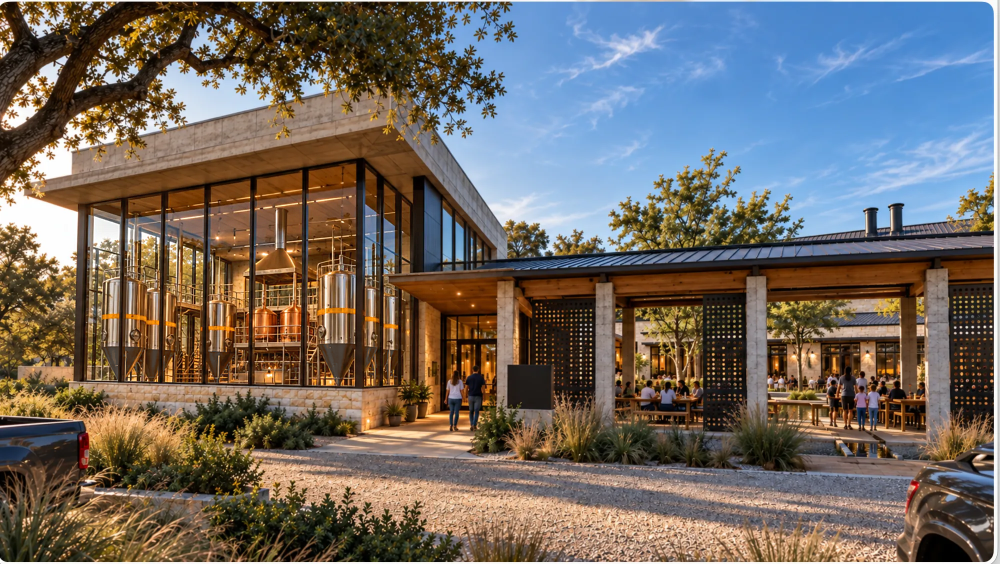
#> input picture visuals/generated/ARC-01-D.png, 2000 x 1128 px, found by its file name (shown at 1/2 size)
$ python composite_arc02b.py
#> lines starting #> are read from the running program, lines starting #| are printed output that depends on the picture; after the words box and inside, x2 and y2 are one past the last pixel; in counts of white or black regions, pixels touching at a corner belong together
#!/usr/bin/env python3
"""ARC-02-B: scripted composite (NOT a generated image). Source of the night exterior = ARC-02-A (pixel-identical outside the Tank Hall glass);
source of the Tank Hall geometry = ARC-01-D (canonical daytime hall), registered to ARC-02-A's frame and given a physically motivated
blue-hour/night grade (reflection removal, exposure/depth shaping, warm uplight at tank bases, sleeve/copper colour control).
Run from repo root: python3 visuals/tools/composite_arc02b.py   -> visuals/generated/ARC-02-B.png"""
import numpy as np, cv2
from PIL import Image
D=np.array(Image.open("visuals/generated/ARC-01-D.png").convert("RGB"))
#> D is the input picture: shape (1128, 2000, 3); mean R, G, B 113.3, 105.6, 99.2
A=np.array(Image.open("visuals/generated/ARC-02-A.webp").convert("RGB"))
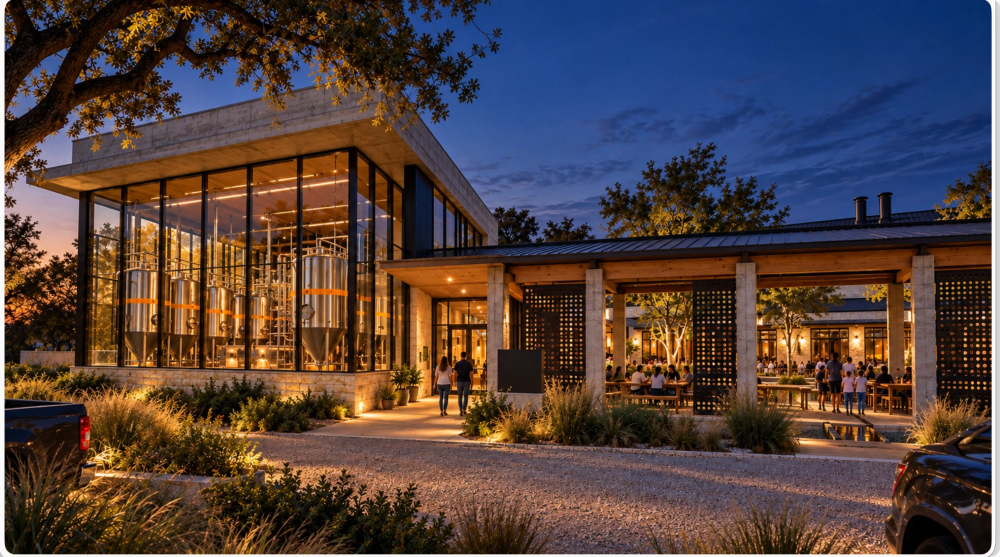
#> input picture visuals/generated/ARC-02-A.webp, 2000 x 1114 px, found by its file name (shown at 1/2 size)
#> A is the input picture: shape (1114, 2000, 3); mean R, G, B 82.2, 66, 63.2
H,W=A.shape[:2]
#> H = 1114; W = 2000
# ---- 1. registration (mullion-based fit): x' = 0.9734 x + 6.0 ; y' = 0.98 y - 16 ----
M=np.float32([[0.9734,0,6.0],[0,0.98,-16.0]])
Dw=cv2.warpAffine(D,M,(W,H),flags=cv2.INTER_LANCZOS4)
# glass interior mask (D coordinates: inside the outer frame), warped to A
gm=np.zeros(D.shape[:2],np.float32); gm[406:770,180:822]=1
gm=cv2.warpAffine(gm,M,(W,H),flags=cv2.INTER_LINEAR); gm=cv2.GaussianBlur(gm,(0,0),2.2)
x0,x1,y0,y1=130,900,340,800
f=Dw.astype(np.float32)/255.0
hsv=cv2.cvtColor(Dw,cv2.COLOR_RGB2HSV_FULL).astype(np.float32); Hh=hsv[...,0]*360/255; S=hsv[...,1]/255; V=hsv[...,2]/255
lum=0.2126*f[...,0]+0.7152*f[...,1]+0.0722*f[...,2]
# ---- 2. remove daylight reflections: foliage (green/yellow-green), sky (blue), golden foliage haze in the left panes ----
green=np.clip((S-0.20)/0.2,0,1)*((Hh>58)&(Hh<150)).astype(np.float32)
sky=np.clip((S-0.10)/0.2,0,1)*((Hh>180)&(Hh<260)).astype(np.float32)
xx=np.arange(W)[None,:].repeat(H,0).astype(np.float32); yy=np.arange(H)[:,None].repeat(W,1).astype(np.float32)
leftpanes=np.clip((700-xx)/120,0,1)*np.clip((640-yy)/60,0,1)       # tree reflections concentrate in the left/upper panes above the tank tops
gold=((Hh>26)&(Hh<62)&(S>0.22)&(V>0.30)).astype(np.float32)*leftpanes*0.95
cone_free=np.clip((700-yy)/25,0,1)                                    # never touch the cone/base zone
prot=1-np.clip((lum-0.78)/0.12,0,1)                                    # protect true light sources
refl=np.clip(1.3*green+1.3*sky+gold,0,1)*cone_free*prot; refl=cv2.GaussianBlur(refl,(0,0),1.2)
upper=np.clip((560-xx)/140,0,1)*np.clip((500-yy)/50,0,1)*prot*cone_free  # residual haze in the upper-left panes: pull toward dark interior
refl=np.clip(refl+0.55*upper*(S>0.18),0,1)
night_bg=np.stack([0.085+0*lum,0.062+0*lum,0.050+0*lum],2)*(0.6+0.8*lum[...,None])      # dim warm interior shadow
indigo=np.array([0.030,0.036,0.070],np.float32)[None,None,:]*(0.5+lum[...,None])           # faint indigo sky reflection
tint=np.where(sky[...,None]>0.25,indigo,night_bg)
f=f*(1-0.88*refl[...,None])+tint*(0.88*refl[...,None])
# ---- 3. night exposure: deepen shadows/mids, keep light-source and specular highlights ----
ev=-0.9
f=np.clip(f,0,1)**1.28
hi=np.clip((lum-0.55)/0.35,0,1)[...,None]
f=f*(2**ev*(1-hi)+1.0*hi)
# warm 2300K interior balance: push toward orange without yellow-green
r,g,b=f[...,0],f[...,1],f[...,2]
f=np.stack([r*1.04,g*0.97,b*0.82],2)
# ---- 4. depth: darker back wall / ceiling, brighter equipment zone ----
cx,cy=(500*0.9734+6),(640*0.98-16)
d=np.sqrt(((xx-cx)/380)**2+((yy-(cy-40))/230)**2); vig=np.clip(1.08-0.38*d**1.5,0.52,1.08)
f*=vig[...,None]
# ---- 5. narrow-beam warm uplight at tank bases (reflecting on lower shells, not on glass) ----
tx=[(236,250),(305,300),(440,445),(676,676),(745,748),(786,786)]   # approximate tank axes in D coords (x)
up=np.zeros((H,W),np.float32)
for xd,_ in tx:
    xa=0.9734*xd+6; ya=0.98*735-16
    up+=np.exp(-((xx-xa)/34)**2-((yy-ya+ (yy<ya)*0)/70)**2*(yy<ya)-((yy-ya)/22)**2*(yy>=ya))
stainless=((S<0.38)&(V>0.28)).astype(np.float32)
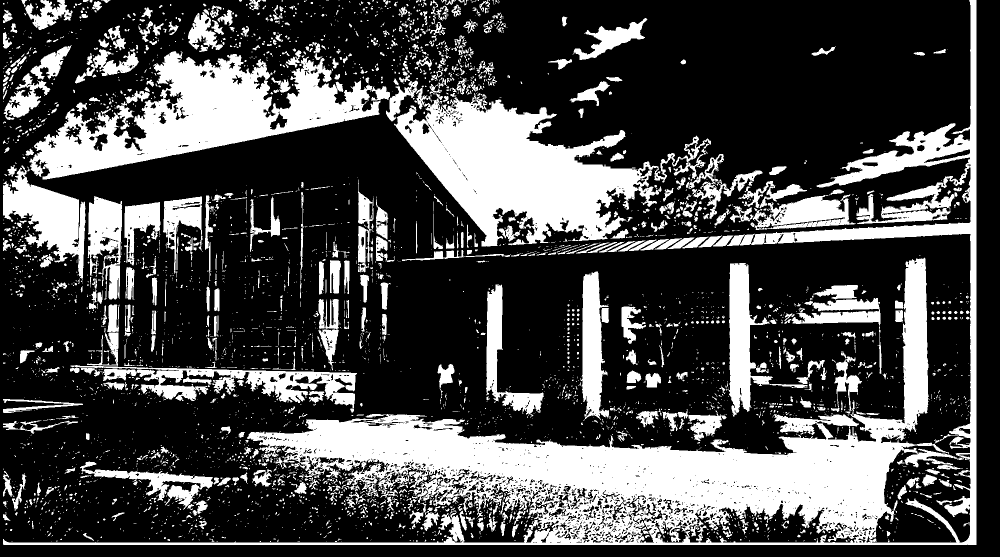
#> stainless: shape (1114, 2000) float32 (shown at 1/2 size); values 0 (black) and 1 (white), 29.1% white; 4177 white regions (3376 under 20 px), largest, box (x1, y1, x2, y2) and area: (6, 0, 1953, 1090) 249572, (788, 186, 1422, 493) 81570, (59, 102, 761, 359) 71203
f+=np.array([1.0,0.62,0.28],np.float32)[None,None,:]*(0.20*up*stainless)[...,None]
# ---- 8. match exposure/colour continuity to ARC-02-A's own hall glow (soft histogram anchoring on luminance mean) ----
Af=A.astype(np.float32)/255.0; Al=0.2126*Af[...,0]+0.7152*Af[...,1]+0.0722*Af[...,2]
#> after `Al = 0.2126 * Af[..., 0] + 0.7152 * Af[..., 1] + 0.0722 * Af[..., 2]`:
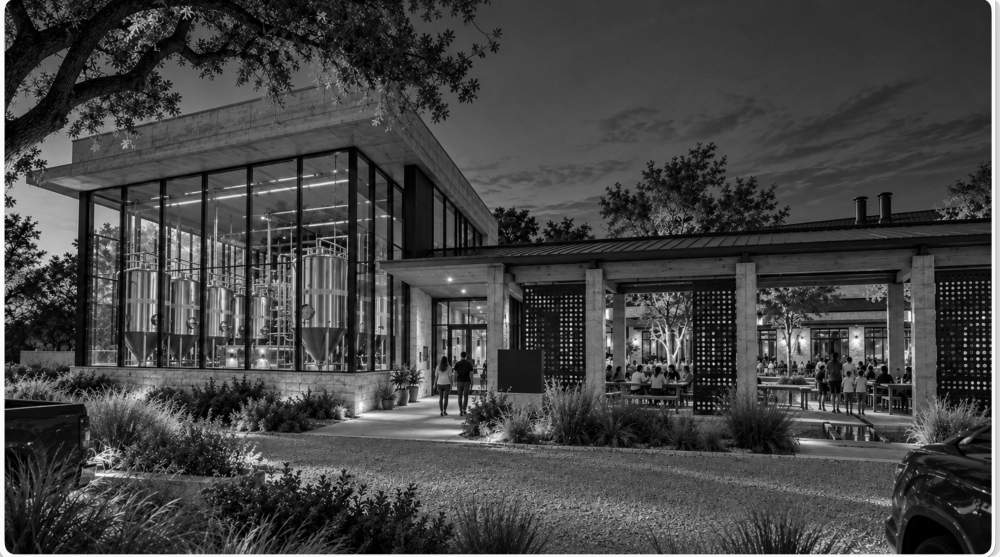
#> Al: shape (1114, 2000) float32 (shown at 1/2 size); min 0, max 1, mean 0.272
core=(gm>0.9)
fl_=0.2126*f[...,0]+0.7152*f[...,1]+0.0722*f[...,2]
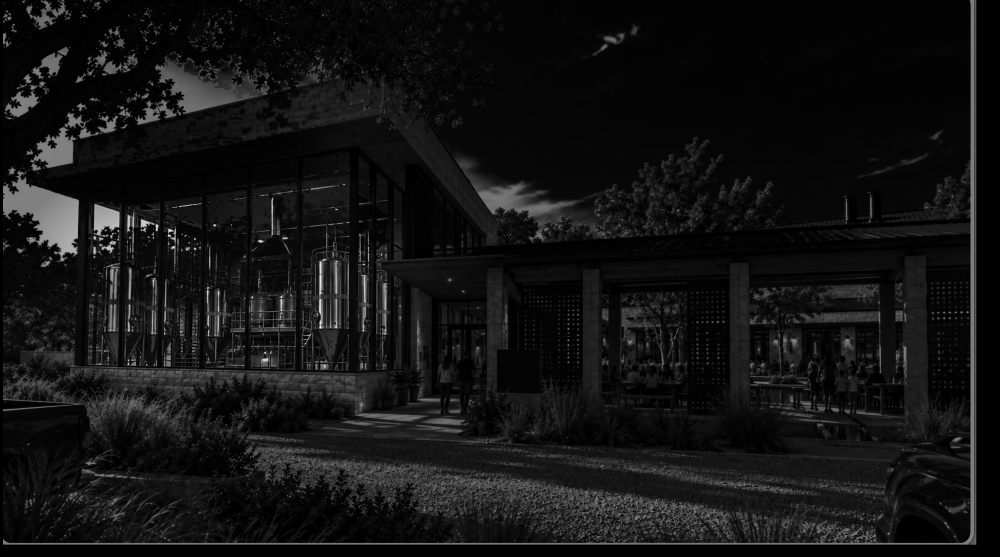
#> fl_: shape (1114, 2000) float32 (shown at 1/2 size); min 0, max 0.956, mean 0.0772
gain=np.clip(np.median(Al[core])/max(np.median(fl_[core]),1e-4),0.7,1.4)
#> gain = 1.4
f=np.clip(f*gain**0.6,0,1)
# ---- 6. colour control: sleeves to #E8870E, copper keeps copper, graphite cones stay dark ----
band=((S>0.84)&(V>0.58)&(Hh>10)&(Hh<34)).astype(np.float32)
#> band: shape (1114, 2000) float32; values 0 (black) and 1 (white), 0.33% white; 536 white regions (481 under 20 px), largest, box (x1, y1, x2, y2) and area: (944, 662, 970, 735) 690, (251, 598, 316, 622) 552, (642, 587, 698, 599) 509
band[:, :int(0.9734*480+6)]*=1;
copper_zone=np.zeros((H,W),np.float32); copper_zone[int(0.98*455-16):int(0.98*680-16),int(0.9734*484+6):int(0.9734*578+6)]=1
band*= (1-copper_zone)
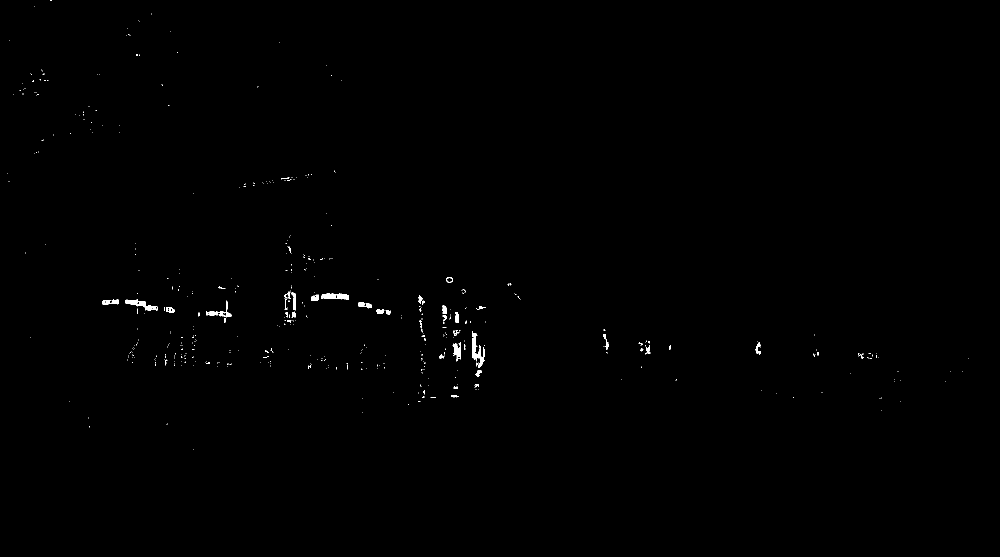
#> band: shape (1114, 2000) float32 (shown at 1/2 size); values 0 (black) and 1 (white), 0.29% white; 488 white regions (444 under 20 px), largest, box (x1, y1, x2, y2) and area: (944, 662, 970, 735) 690, (251, 598, 316, 622) 552, (642, 587, 698, 599) 509
band=cv2.GaussianBlur(band,(0,0),0.6)
mar=np.array([232,135,14],np.float32)/255.0
mar_shaded=mar[None,None,:]*np.clip(0.68+0.45*lum[...,None],0.6,1.0)
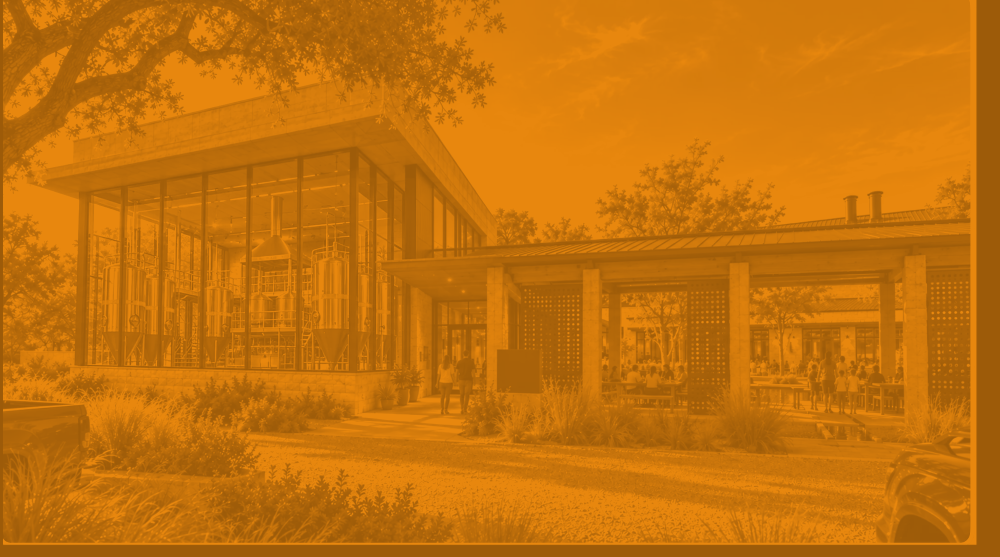
#> mar_shaded: shape (1114, 2000, 3) float32 (shown at 1/2 size); mean of channels 0, 1, 2 0.776, 0.451, 0.0469; drawn as R, G, B
f=f*(1-band[...,None])+mar_shaded*band[...,None]
cu=((Hh>12)&(Hh<32)&(S>0.45)&(S<0.85)&(V>0.35)).astype(np.float32)*copper_zone
#> cu: shape (1114, 2000) float32; values 0 (black) and 1 (white), 0.36% white; 120 white regions (102 under 20 px), largest, box (x1, y1, x2, y2) and area: (503, 429, 568, 517) 2525, (497, 541, 549, 650) 1724, (508, 429, 542, 458) 702
cu=cv2.GaussianBlur(cu,(0,0),1.0)[...,None]
#> cu: shape (1114, 2000, 1) float32
f=f+cu*np.array([0.10,0.045,0.012],np.float32)*(0.4+lum[...,None])               # warm copper highlights
# ---- 7. floor: keep matte-satin (compress specular glare in the floor sliver) ----
fl=np.clip((yy-(0.98*748-16))/10,0,1)*gm
fb=cv2.GaussianBlur(f,(0,0),1.5)
f=f*(1-0.5*fl[...,None])+np.minimum(f,fb*0.9)*(0.5*fl[...,None])
cz=np.clip((yy-(0.98*600-16))/20,0,1)
lum_f=0.2126*f[...,0]+0.7152*f[...,1]+0.0722*f[...,2]
dark=np.clip((0.20-lum_f)/0.10,0,1)*(S>0.3)*(Hh<40)*cz*(1-band)
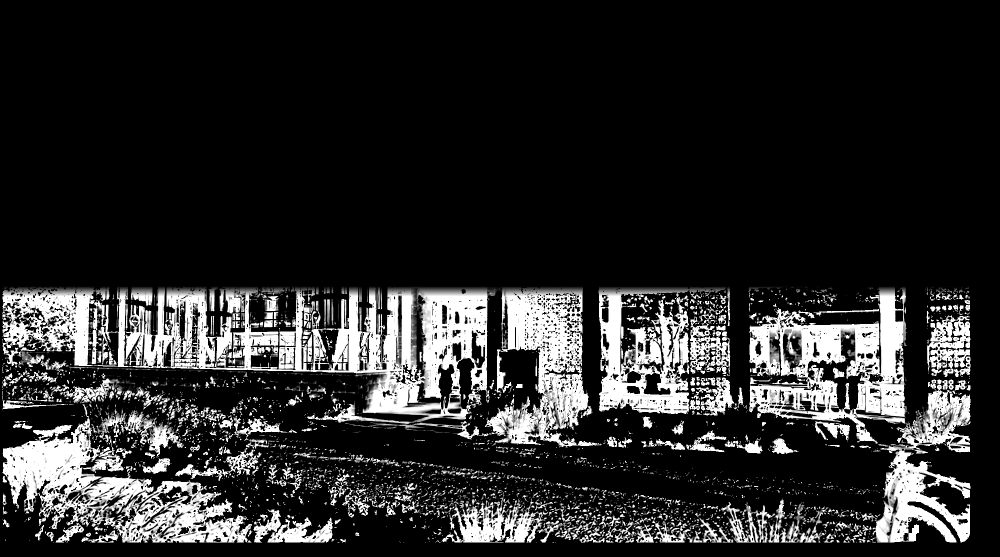
#> dark: shape (1114, 2000) float32 (shown at 1/2 size); min 0, max 1, mean 0.166
dark=cv2.GaussianBlur(dark.astype(np.float32),(0,0),1.0)[...,None]
g=(cv2.medianBlur((np.clip(lum_f,0,1)*255).astype(np.uint8),5)/255.0)[...,None]
f=f*(1-dark)+np.concatenate([g*1.02,g*0.98,g*0.95],2)*dark
f=np.clip(f,0,1)
out=(A.astype(np.float32)/255.0)*(1-gm[...,None])+f*gm[...,None]
Image.fromarray((np.clip(out,0,1)*255+0.5).astype(np.uint8)).save("visuals/generated/ARC-02-B.png")
print("saved visuals/generated/ARC-02-B.png; hall gain",round(float(gain),2),"glass mask px",int((gm>0.5).sum()))
#| saved visuals/generated/ARC-02-B.png; hall gain 1.4 glass mask px 223106
